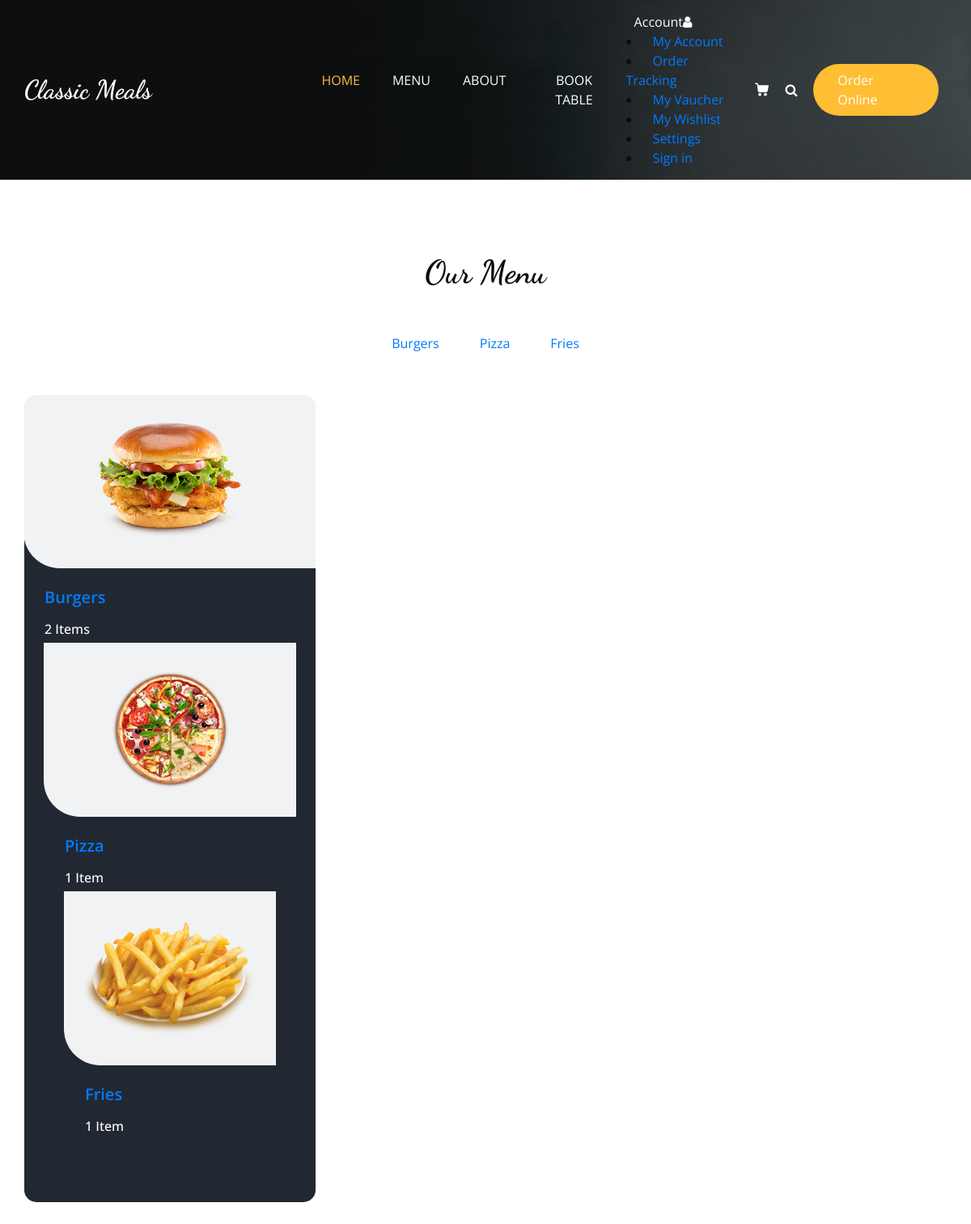
The page /category/ on the database its author committed.
### core/models.py (models this page shows, shortened)
class Category(models.Model):
    cid = ShortUUIDField(
        unique=True, length=10, max_length=20, prefix="cat", alphabet="abcdefgh12345"
    )
    title = models.CharField(max_length=100, default="My Category")
    image = models.ImageField(upload_to="category", default="category.jpg")
    user = models.ForeignKey(User,on_delete=models.SET_NULL, null=True)
    class Meta:
        verbose_name_plural = "Categories"

### core/views.py (the view)
# urls.py: path("category/", views.category_list_view, name="category-list" ),
def category_list_view(request):
    categories = Category.objects.all()
    context = {
        "categories": categories
    }
    return render(request, 'core/category-list.html', context)

### templates/core/category-list.html (shortened to what this page needs)
{% load static %}
<!DOCTYPE html>
<html>
  <head>
    <link rel="stylesheet" type="text/css" href="{% static 'css/bootstrap.css' %}" />
    <link rel="stylesheet" type="text/css" href="https://cdnjs.cloudflare.com/ajax/libs/OwlCarousel2/2.3.4/assets/owl.carousel.min.css" />
    <link rel="stylesheet" href="https://cdnjs.cloudflare.com/ajax/libs/jquery-nice-select/1.1.0/css/nice-select.min.css" />
    <link href="{% static 'css/font-awesome.min.css' %}" rel="stylesheet" />
    <link href="{% static 'css/style.css' %}" rel="stylesheet" />
    <link href="{% static 'css/responsive.css' %}" rel="stylesheet" />
  </head>
  <body class="sub_page">
    <div class="hero_area">
      <div class="bg-box">
        <img src="{% static 'images/hero-bg.jpg' %}" alt="" />
      </div>
     <header class="header_section">
        <div class="container">
          <nav class="navbar navbar-expand-lg custom_nav-container">
            <a class="navbar-brand" href=""><span>Classic Meals</span></a>
            <div class="collapse navbar-collapse" id="navbarSupportedContent">
              <ul class="navbar-nav mx-auto">
                <li class="nav-item active">
                  <a class="nav-link" href="">Home <span class="sr-only">(current)</span></a>
                </li>
                <li class="nav-item">
                  <a class="nav-link" href="products">Menu</a>
                </li>
                <li class="nav-item">
                  <a class="nav-link" href="about">About</a>
                </li>
                <li class="nav-item">
                  <a class="nav-link" href="book">Book Table</a>
                </li>
              </ul>
              <div class="user_option">
                <div>
                <a href="page-account.html" class="user_link">Account<i class="fa fa-user" aria-hidden="true"></i></a>
                  <div>
                    <li> <a href="">My Account</a> </li>
                    <li> <a href="">Order Tracking</a> </li>
                    <li> <a href="">My Vaucher</a> </li>
                    <li> <a href="">My Wishlist</a> </li>
                    <li> <a href="">Settings</a> </li>
                    {% if request.user.is_authenticated %}
                    <li> <a href="{% url 'userauths:sign-out' %}">Sign out </a></li>
                    {% else %}
                    <li> <a href="{% url 'userauths:sign-in' %}">Sign in </a></li>
                    {% endif %}
                  </div>
                  </div>
                <a class="cart_link" href="">
                </a>
                <form class="form-inline">
                  <button class="btn my-2 my-sm-0 nav_search-btn" type="submit"><i class="fa fa-search" aria-hidden="true"></i></button>
                </form>
                <a href="" class="order_online">Order Online</a>
              </div>
            </div>
          </nav>
        </div>
      </header>
    </div>
    <section class="food_section layout_padding">
      <div class="container">
        <div class="heading_container heading_center">
          <h2>Our Menu</h2>
        </div>
        <ul class="filters_menu">
         {% for category in categories %}
          <li ><a href="{% url 'core:category-product-list' category.cid %}">{{category.title}}</a></li>
          {% endfor %}
        </ul>
        <div class="filters-content">
          <div class="row grid">
            <div class="col-sm-6 col-lg-4 all pizza">
              <div class="box">
                <div>
                  {% for category in categories %}
                  <div>
                    <a href="{% url 'core:category-product-list' category.cid %}">
                  <div class="img-box">
                    <a href="{% url 'core:category-product-list' category.cid %}">
                    <img src="{{category.image.url}}" alt="" />
                  </div>
                  <div class="detail-box">
                    <h5>{{category.title}}</h5>
                   </a>
                    <div class="options">
                      <h6>{{category.category.count}} Item{{category.category.count|pluralize:"s"}}</h6>
                    </div>
                    {% endfor %}
                    </div>
                  </div>
                </div>
              </div>
            </div>
      </div>
    </section>
  </body>
</html>

### static/css/style.css (style rules this page uses)
body { font-family: "Open Sans", sans-serif; color: #0c0c0c; background-color: #ffffff; overflow-x: hidden; }
.layout_padding { padding: 90px 0; }
h1, h2 { font-family: 'Dancing Script', cursive; }
.heading_container { display: -webkit-box; display: -ms-flexbox; display: flex; -webkit-box-orient: vertical; -webkit-box-direction: normal; -ms-flex-direction: column; flex-direction: column; -webkit-box-align: start; -ms-flex-align: start; align-items: flex-start; }
.heading_container h2 { position: relative; margin-bottom: 0; font-size: 2.5rem; font-weight: bold; }
.heading_container.heading_center { -webkit-box-align: center; -ms-flex-align: center; align-items: center; text-align: center; }
a, a:hover, a:focus { text-decoration: none; }
.btn, .btn:focus { outline: none !important; -webkit-box-shadow: none; box-shadow: none; }
.hero_area { position: relative; min-height: 100vh; display: -webkit-box; display: -ms-flexbox; display: flex; -webkit-box-orient: vertical; -webkit-box-direction: normal; -ms-flex-direction: column; flex-direction: column; }
.bg-box { position: absolute; top: 0; left: 0; width: 100%; height: 100%; }
.bg-box img { width: 100%; height: 100%; -o-object-fit: cover; object-fit: cover; }
.sub_page .hero_area { min-height: auto; }
.sub_page .hero_area .bg-box { position: absolute; top: 0; left: 0; width: 100%; height: 100%; }
.sub_page .hero_area .bg-box img { width: 100%; height: 100%; -o-object-fit: cover; object-fit: cover; -o-object-position: right top; object-position: right top; }
.header_section { padding: 15px 0; }
.navbar-brand { font-family: 'Dancing Script', cursive; }
.navbar-brand span { font-weight: bold; font-size: 32px; color: #ffffff; }
.custom_nav-container { padding: 0; }
.custom_nav-container .navbar-nav { padding-left: 18%; }
.custom_nav-container .navbar-nav .nav-item .nav-link { padding: 5px 20px; color: #ffffff; text-align: center; text-transform: uppercase; border-radius: 5px; -webkit-transition: all 0.3s; transition: all 0.3s; }
.custom_nav-container .navbar-nav .nav-item:hover .nav-link, .custom_nav-container .navbar-nav .nav-item.active .nav-link { color: #ffbe33; }
.custom_nav-container .nav_search-btn { width: auto; height: auto; padding: 0; border: none; color: #ffffff; margin: 0 10px; }
.user_option { display: -webkit-box; display: -ms-flexbox; display: flex; -webkit-box-align: center; -ms-flex-align: center; align-items: center; }
.user_option a { margin: 0 10px; }
.user_option .user_link { color: #ffffff; }
.user_option .cart_link { display: -webkit-box; display: -ms-flexbox; display: flex; -webkit-box-pack: center; -ms-flex-pack: center; justify-content: center; -webkit-box-align: center; -ms-flex-align: center; align-items: center; }
.user_option .cart_link svg { width: 17px; height: auto; fill: #ffffff; margin-bottom: 2px; }
.user_option .order_online { display: inline-block; padding: 8px 30px; background-color: #ffbe33; color: #ffffff; border-radius: 45px; -webkit-transition: all 0.3s; transition: all 0.3s; border: none; }
.food_section .filters_menu { padding: 0; display: -webkit-box; display: -ms-flexbox; display: flex; -ms-flex-wrap: wrap; flex-wrap: wrap; -webkit-box-pack: center; -ms-flex-pack: center; justify-content: center; list-style-type: none; margin: 45px 0 20px 0; }
.food_section .filters_menu li { padding: 7px 25px; cursor: pointer; border-radius: 25px; }
.food_section .box { position: relative; margin-top: 25px; background-color: #ffffff; border-radius: 10px; color: #ffffff; border-radius: 15px; overflow: hidden; background: linear-gradient(to bottom, #f1f2f3 25px, #222831 25px); }
.food_section .box .img-box { background: #f1f2f3; display: -webkit-box; display: -ms-flexbox; display: flex; -webkit-box-pack: center; -ms-flex-pack: center; justify-content: center; -webkit-box-align: center; -ms-flex-align: center; align-items: center; height: 215px; border-radius: 0 0 0 45px; margin: -1px; padding: 25px; }
.food_section .box .img-box img { max-width: 100%; max-height: 145px; -webkit-transition: all .2s; transition: all .2s; }
.food_section .box .detail-box { padding: 25px; }
.food_section .box .detail-box h5 { font-weight: 600; }
.food_section .box .detail-box h6 { margin-top: 10px; }
.food_section .box .options { display: -webkit-box; display: -ms-flexbox; display: flex; -webkit-box-pack: justify; -ms-flex-pack: justify; justify-content: space-between; }

### static/css/responsive.css (style rules this page uses)
@media (min-width: 1200px) { .container { max-width: 1170px; } }

### rows shown on the page
Category: title "Burgers", image (picture), category.count "2"
Category: title "Pizza", image (picture), category.count "1"
Category: title "Fries", image (picture), category.count "1"
